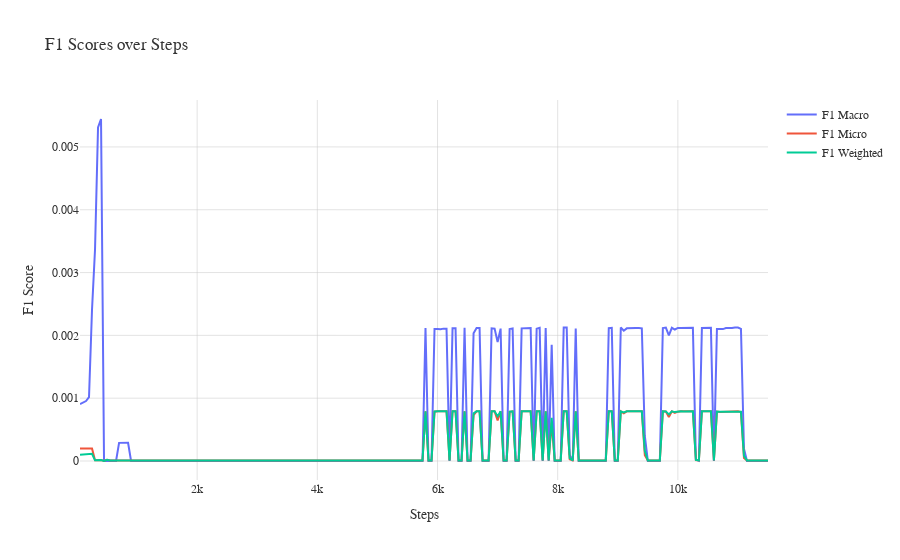

Write notebook code for a chart like this one.
### Markdown cell above
### F1 Score

### Code cell
## FI PLOT ##

import plotly.graph_objects as go

# Create a new figure for F1 scores
fig_f1 = go.Figure()

# Plot F1 Macro score
if 'eval/f1 macro_step' in training_df.columns and 'eval/f1 macro_value' in training_df.columns:
    fig_f1.add_trace(go.Scatter(
        x=training_df['eval/f1 macro_step'],
        y=training_df['eval/f1 macro_value'],
        mode='lines',
        name='F1 Macro'
    ))

# Plot F1 Micro score
if 'eval/f1 micro_step' in training_df.columns and 'eval/f1 micro_value' in training_df.columns:
    fig_f1.add_trace(go.Scatter(
        x=training_df['eval/f1 micro_step'],
        y=training_df['eval/f1 micro_value'],
        mode='lines',
        name='F1 Micro'
    ))

# Plot F1 Weighted score
if 'eval/f1 weighted_step' in training_df.columns and 'eval/f1 weighted_value' in training_df.columns:
    fig_f1.add_trace(go.Scatter(
        x=training_df['eval/f1 weighted_step'],
        y=training_df['eval/f1 weighted_value'],
        mode='lines',
        name='F1 Weighted'
    ))

fig_f1.update_layout(layout)

# Update layout
fig_f1.update_layout(
    title='F1 Scores over Steps',
    xaxis_title='Steps',
    yaxis_title='F1 Score',
)

# Show plot
fig_f1.show()
# fig_f1.write_image("plotly/final_training/f1_800_400_5.png", width=800, height=400, scale=5)

### Figure 1 — Plotly figure (JSON) as saved in the notebook; plotly's stock layout.template omitted (floating-point values rounded to 4 significant figures; data arrays with more than 128 entries replaced by an {"elided": "..."} marker saying what was removed)
{"data": [{"mode": "lines", "name": "F1 Macro", "type": "scatter", "x": {"elided": "461 int values"}, "y": {"elided": "461 float values"}}, {"mode": "lines", "name": "F1 Micro", "type": "scatter", "x": {"elided": "461 int values"}, "y": {"elided": "461 float values"}}, {"mode": "lines", "name": "F1 Weighted", "type": "scatter", "x": {"elided": "461 int values"}, "y": {"elided": "461 float values"}}], "layout": {"font": {"color": "#333333", "family": "Arial, sans-serif", "size": 12}, "legend": {"font": {"color": "#333333", "size": 12}}, "paper_bgcolor": "rgb(255, 255, 255)", "plot_bgcolor": "rgb(255, 255, 255)", "title": {"text": "F1 Scores over Steps"}, "xaxis": {"gridcolor": "rgba(200, 200, 200, 0.5)", "showgrid": true, "tickfont": {"color": "#333333", "size": 12}, "title": {"text": "Steps"}, "zeroline": false}, "yaxis": {"gridcolor": "rgba(200, 200, 200, 0.5)", "showgrid": true, "tickfont": {"color": "#333333", "size": 12}, "title": {"text": "F1 Score"}, "zeroline": false}}}
